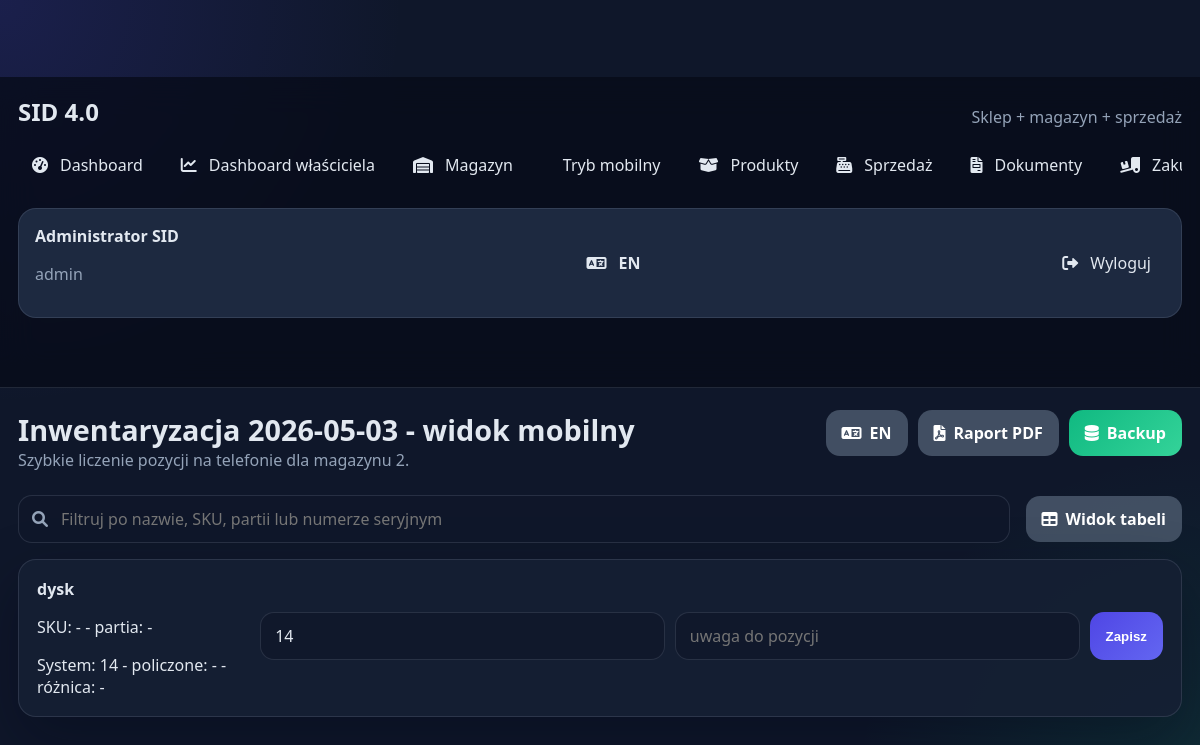
/stocktakes/3/mobile (signed in), run on the app's committed database.
### tables this page shows
CREATE TABLE users (
        id INTEGER PRIMARY KEY AUTOINCREMENT,
        username TEXT UNIQUE NOT NULL,
        full_name TEXT NOT NULL,
        password_hash TEXT NOT NULL,
        role TEXT NOT NULL,
        active INTEGER NOT NULL DEFAULT 1,
        created_at TEXT NOT NULL
    );

CREATE TABLE stocktakes (
        id INTEGER PRIMARY KEY AUTOINCREMENT,
        name TEXT NOT NULL,
        warehouse_id INTEGER NOT NULL,
        status TEXT NOT NULL DEFAULT 'open',
        notes TEXT,
        created_at TEXT NOT NULL,
        closed_at TEXT,
        user_id INTEGER,
        FOREIGN KEY(warehouse_id) REFERENCES warehouses(id),
        FOREIGN KEY(user_id) REFERENCES users(id)
    );

CREATE TABLE warehouses (
        id INTEGER PRIMARY KEY AUTOINCREMENT,
        name TEXT UNIQUE NOT NULL,
        code TEXT,
        description TEXT,
        created_at TEXT NOT NULL
    );

CREATE TABLE stocktake_items (
        id INTEGER PRIMARY KEY AUTOINCREMENT,
        stocktake_id INTEGER NOT NULL,
        batch_id INTEGER NOT NULL,
        expected_quantity INTEGER NOT NULL,
        counted_quantity INTEGER,
        difference INTEGER,
        note TEXT,
        created_at TEXT NOT NULL,
        updated_at TEXT NOT NULL,
        FOREIGN KEY(stocktake_id) REFERENCES stocktakes(id),
        FOREIGN KEY(batch_id) REFERENCES stock_batches(id)
    );

CREATE TABLE products (
        id INTEGER PRIMARY KEY AUTOINCREMENT,
        title TEXT NOT NULL,
        sku TEXT UNIQUE,
        ean TEXT,
        category TEXT,
        brand TEXT,
        unit TEXT NOT NULL DEFAULT 'szt.',
        min_quantity INTEGER NOT NULL DEFAULT 0,
        purchase_price REAL NOT NULL DEFAULT 0,
        sale_price REAL NOT NULL DEFAULT 0,
        image TEXT,
        document TEXT,
        notes TEXT,
        created_at TEXT NOT NULL,
        updated_at TEXT NOT NULL
    );

CREATE TABLE stock_batches (
        id INTEGER PRIMARY KEY AUTOINCREMENT,
        product_id INTEGER NOT NULL,
        warehouse_id INTEGER NOT NULL,
        quantity INTEGER NOT NULL DEFAULT 0,
        expiry_date TEXT,
        purchase_date TEXT,
        lot_number TEXT,
        serial_number TEXT,
        document TEXT,
        image TEXT,
        is_active INTEGER NOT NULL DEFAULT 1,
        created_at TEXT NOT NULL,
        updated_at TEXT NOT NULL,
        FOREIGN KEY(product_id) REFERENCES products(id),
        FOREIGN KEY(warehouse_id) REFERENCES warehouses(id)
    );

### project.py (the view, shortened to what this page needs)
@app.route("/stocktakes/<int:stocktake_id>/mobile", methods=["GET", "POST"])
@login_required
def stocktake_mobile(stocktake_id):
    stocktake = query_one(
        """
        SELECT s.*, w.name AS warehouse_name
        FROM stocktakes s
        JOIN warehouses w ON w.id = s.warehouse_id
        WHERE s.id = ?
        """,
        (stocktake_id,),
    )
    if not stocktake:
        flash("Nie znaleziono inwentaryzacji.", "error")
        return redirect(url_for("stocktakes"))
    items = query_all("""
        SELECT si.*, p.title, p.sku, b.lot_number, b.serial_number
        FROM stocktake_items si
        JOIN stock_batches b ON b.id = si.batch_id
        JOIN products p ON p.id = b.product_id
        WHERE si.stocktake_id = ?
        ORDER BY p.title COLLATE NOCASE ASC
        """, (stocktake_id,))
    return render_template("stocktake_mobile.html", stocktake=dict(stocktake), items=[dict(row) for row in items])

### project.py (called while the page is built)
def clean_value(value, default=""):
    if value is None:
        return default
    return str(value).strip()

def get_current_language():
    lang = clean_value(session.get("lang"), "pl").lower()
    return lang if lang in SUPPORTED_LANGUAGES else "pl"

def tr(pl_text, en_text):
    return en_text if get_current_language() == "en" else pl_text

def current_language_label():
    return "EN" if get_current_language() == "en" else "PL"

def opposite_language():
    return "pl" if get_current_language() == "en" else "en"

def get_db():
    connection = sqlite3.connect(DATABASE, factory=ManagedSQLiteConnection)
    connection.row_factory = sqlite3.Row
    return connection

def query_all(sql, params=()):
    with get_db() as connection:
        return connection.execute(sql, params).fetchall()

def query_one(sql, params=()):
    with get_db() as connection:
        return connection.execute(sql, params).fetchone()

@app.before_request
def load_logged_user():
    user_id = session.get("user_id")
    g.user = None
    if user_id:
        g.user = query_one("SELECT * FROM users WHERE id = ? AND active = 1", (user_id,))

@app.context_processor
def inject_globals():
    return {
        "current_user": g.user,
        "roles": ROLES,
        "demo_mode": session.get("demo_mode", False),
        "current_language": get_current_language(),
        "current_language_label": current_language_label(),
        "opposite_language": opposite_language(),
        "supported_languages": SUPPORTED_LANGUAGES,
        "tr": tr,
    }

def login_required(view):
    @wraps(view)
    def wrapped_view(**kwargs):
        if g.user is None:
            return redirect(url_for("login"))
        return view(**kwargs)
    return wrapped_view

    def __exit__(self, exc_type, exc_value, traceback):
        try:
            if exc_type is None:
                self.commit()
            else:
                self.rollback()
        finally:
            self.close()
        return False

### templates/stocktake_mobile.html (shortened to what this page needs)
{% extends "base.html" %}
{% block page_title %}{{ stocktake.name }} - widok mobilny{% endblock %}
{% block page_subtitle %}Szybkie liczenie pozycji na telefonie dla magazynu {{ stocktake.warehouse_name }}.{% endblock %}
{% block content %}
<section class="toolbar">
    <div class="search-box">
        <i class="fas fa-search"></i>
        <input type="text" id="stocktake-mobile-search" placeholder="Filtruj po nazwie, SKU, partii lub numerze seryjnym">
    </div>
    <div class="toolbar-actions">
        <a href="{{ url_for('stocktake_detail', stocktake_id=stocktake.id) }}" class="btn-secondary"><i class="fas fa-table"></i> Widok tabeli</a>
    </div>
</section>
<section class="mobile-list">
    {% for item in items %}
        <article class="mobile-card" data-mobile-card data-search="{{ (item.title ~ ' ' ~ (item.sku or '') ~ ' ' ~ (item.lot_number or '') ~ ' ' ~ (item.serial_number or ''))|lower }}">
            <div class="mobile-card-copy">
                <strong>{{ item.title }}</strong>
                <p>SKU: {{ item.sku or '-' }} - partia: {{ item.lot_number or '-' }}</p>
                <span>System: {{ item.expected_quantity }} - policzone: {{ item.counted_quantity if item.counted_quantity is not none else '-' }} - różnica: {{ item.difference if item.difference is not none else '-' }}</span>
            </div>
            {% if stocktake.status == 'open' %}
                <form method="POST" class="mobile-form-grid stocktake-mobile-form">
                    <input type="number" name="counted_quantity" min="0" value="{{ item.counted_quantity if item.counted_quantity is not none else item.expected_quantity }}" required>
                    <input type="text" name="note" placeholder="uwaga do pozycji">
                    <button type="submit" class="btn-primary">Zapisz</button>
                </form>
            {% endif %}
        </article>
    {% endfor %}
</section>
{% endblock %}

### templates/base.html (shortened to what this page needs)
﻿<!DOCTYPE html>
<html lang="{{ current_language }}" data-app-lang="{{ current_language }}">
<head>
    <link rel="stylesheet" href="{{ url_for('static', filename='style.css') }}">
    <link rel="stylesheet" href="https://cdnjs.cloudflare.com/ajax/libs/font-awesome/6.0.0/css/all.min.css">
</head>
<body class="app-shell" data-app-lang="{{ current_language }}">
    <aside class="sidebar">
        <div class="brand-block">
            <h1>SID 4.0</h1>
            <p>{{ tr("Sklep + magazyn + sprzedaż", "Store + warehouse + sales") }}</p>
        </div>
        <nav class="sidebar-nav">
            <a href="{{ url_for('dashboard') }}" class="{% if request.endpoint == 'dashboard' %}active{% endif %}"><i class="fas fa-gauge-high"></i> Dashboard</a>
            {% if current_user and current_user['role'] in ['admin', 'manager'] %}<a href="{{ url_for('owner_dashboard') }}" class="{% if request.endpoint == 'owner_dashboard' %}active{% endif %}"><i class="fas fa-chart-line"></i> {{ tr("Dashboard właściciela", "Owner dashboard") }}</a>{% endif %}
            <a href="{{ url_for('inventory') }}" class="{% if request.endpoint in ['inventory', 'add_inventory', 'edit_inventory'] %}active{% endif %}"><i class="fas fa-warehouse"></i> {{ tr("Magazyn", "Inventory") }}</a>
            <a href="{{ url_for('mobile_view') }}" class="{% if request.endpoint == 'mobile_view' %}active{% endif %}"> {{ tr("Tryb mobilny", "Mobile mode") }}</a>
            <a href="{{ url_for('products') }}" class="{% if request.endpoint == 'products' %}active{% endif %}"><i class="fas fa-box-open"></i> {{ tr("Produkty", "Products") }}</a>
            <a href="{{ url_for('sales') }}" class="{% if request.endpoint == 'sales' %}active{% endif %}"><i class="fas fa-cash-register"></i> {{ tr("Sprzedaż", "Sales") }}</a>
            <a href="{{ url_for('documents') }}" class="{% if request.endpoint in ['documents', 'document_detail', 'document_pdf'] %}active{% endif %}"><i class="fas fa-file-invoice"></i> {{ tr("Dokumenty", "Documents") }}</a>
            <a href="{{ url_for('purchases') }}" class="{% if request.endpoint == 'purchases' %}active{% endif %}"><i class="fas fa-truck-loading"></i> {{ tr("Zakupy", "Purchases") }}</a>
        </nav>
        <div class="sidebar-footer">
            <div><strong>{{ current_user['full_name'] if current_user else tr('Gość', 'Guest') }}</strong><p>{{ current_user['role'] if current_user else '' }}</p></div>
            <a href="{{ url_for('set_language', lang=opposite_language, next=request.full_path) }}" class="language-toggle"><i class="fas fa-language"></i> {{ opposite_language|upper }}</a>
            <a href="{{ url_for('logout') }}" class="logout-link"><i class="fas fa-sign-out-alt"></i> {{ tr("Wyloguj", "Log out") }}</a>
        </div>
    </aside>
    <main class="main-area">
        <header class="topbar">
            <div><h2>{% block page_title %}{% endblock %}</h2><p>{% block page_subtitle %}{% endblock %}</p></div>
            <div class="topbar-actions"><a href="{{ url_for('set_language', lang=opposite_language, next=request.full_path) }}" class="btn-secondary language-toggle"><i class="fas fa-language"></i> {{ opposite_language|upper }}</a><a href="{{ url_for('inventory_report') }}" class="btn-secondary"><i class="fas fa-file-pdf"></i> {{ tr("Raport PDF", "PDF report") }}</a>{% if current_user and current_user['role'] in ['admin', 'manager'] %}<a href="{{ url_for('backup') }}" class="btn-success"><i class="fas fa-database"></i> Backup</a>{% endif %}</div>
        </header>
        {% block content %}{% endblock %}
    </main>
</body>
</html>

### data on the page
users: full_name "Administrator SID", role "admin"
stocktakes: name "Inwentaryzacja 2026-05-03"
warehouses: warehouse_name "2"
stocktake_items: title "dysk", sku "-", lot_number "-", expected_quantity "14", counted_quantity "-", difference "-", counted_quantity "14"

### other printed values
{{ tr("Sklep + magazyn + sprzedaż", "Store + warehouse + sales") }} "Sklep + magazyn + sprzedaż"
{{ tr("Dashboard właściciela", "Owner dashboard") }} "Dashboard właściciela"
{{ tr("Magazyn", "Inventory") }} "Magazyn"
{{ tr("Tryb mobilny", "Mobile mode") }} "Tryb mobilny"
{{ tr("Produkty", "Products") }} "Produkty"
{{ tr("Sprzedaż", "Sales") }} "Sprzedaż"
{{ tr("Dokumenty", "Documents") }} "Dokumenty"
{{ opposite_language|upper }} "EN"
{{ tr("Wyloguj", "Log out") }} "Wyloguj"
{{ tr("Raport PDF", "PDF report") }} "Raport PDF"
